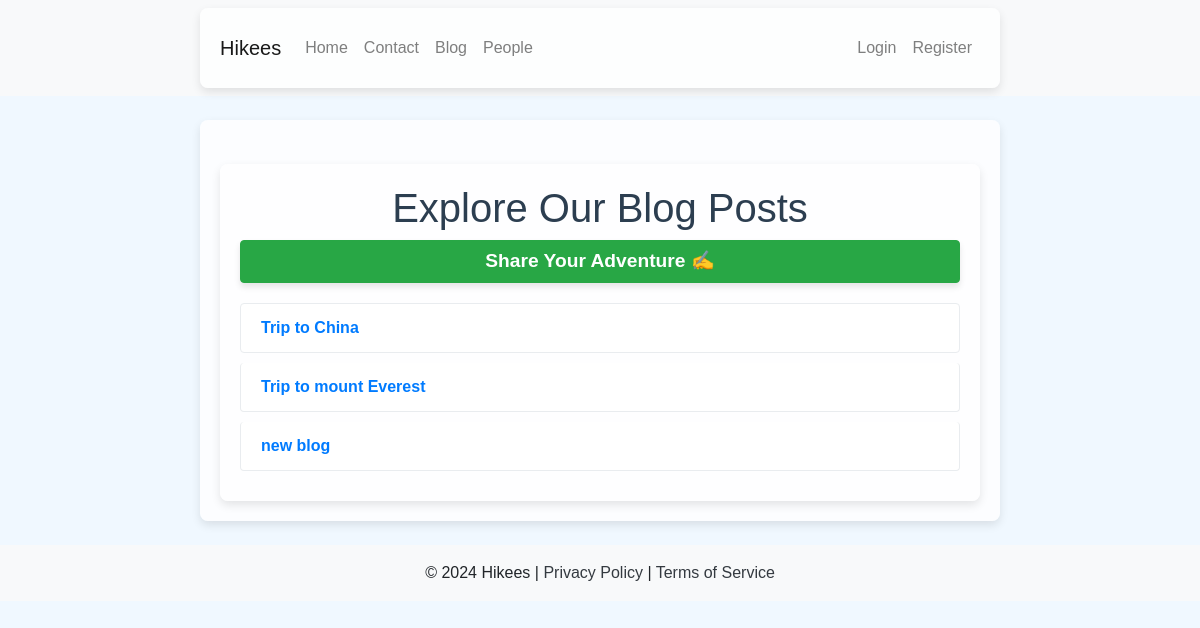
The app's page /blogs/ with its own data.
### core/models.py (models this page shows, shortened)
class Blogs(models.Model):
    title = models.CharField(max_length=255)
    content = models.TextField()
    creator = models.ForeignKey(User, on_delete=models.CASCADE, null=True)
    created_at = models.DateTimeField(auto_now_add=True)

### core/views.py (the view)
# urls.py: path('blogs/', listblog.as_view(), name="blogs" ),
class listblog(ListView):
    template_name = "core/blog.html"
    model = Blogs
    context_object_name = 'blogs'

### core/templates/core/blog.html (shortened to what this page needs)
{% extends "core/base.html" %}
{% block content %}
    <div class="container mt-4">
        <h1>Explore Our Blog Posts</h1>
        <a href="{% url 'add_blogs' %}" class="btn btn-success">
            Share Your Adventure ✍️
        </a>
        <ul class="list-group">
            {% for b in blogs %}
                <li class="list-group-item">
                    <a href="#">{{ b.title }}</a>
                </li>
            {% endfor %}
        </ul>
    </div>
{% endblock %}

### core/templates/core/blog.html (style rules this page uses)
body { background-color: #f0f8ff; font-family: Arial, sans-serif; }
.container { max-width: 800px; margin: auto; padding: 20px; background: rgba(255, 255, 255, 0.8); border-radius: 8px; box-shadow: 0 4px 10px rgba(0, 0, 0, 0.1); }
h1 { color: #2c3e50; text-align: center; }
.btn-success { display: block; width: 100%; margin-bottom: 20px; font-weight: bold; font-size: 1.2rem; background-color: #28a745; border-color: #28a745; box-shadow: 0 4px 6px rgba(0, 0, 0, 0.1); transition: background-color 0.3s; }
.list-group-item { background: rgba(255, 255, 255, 0.9); border: 1px solid #e9ecef; border-radius: 4px; margin-bottom: 10px; }
.list-group-item a { color: #007bff; text-decoration: none; font-weight: bold; }

### records on screen
Blogs: title "Trip to China"
Blogs: title "Trip to mount Everest"
Blogs: title "new blog"
